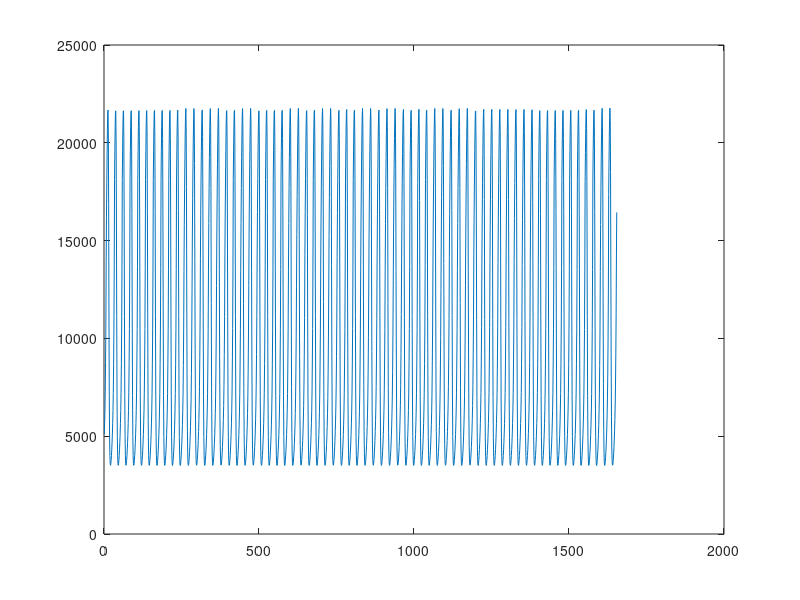

MATLAB code for this plot:
alp = 2;
beta = 0.001;
gam = 20;
delt = 0.002;

uf = @(u, v, alp, beta) u * (alp - beta * v);
vf = @(u, v, gam, delt) -1 * v * (gam - delt * u);

time = 0;
fc = [1/4, 3/8, 12/13, 1, 1/2];
fal = {[1/4], [3/32       ,    9/32], [1932/2197  , -7200/2197   , 7296/2197], ...
       [439/216     ,      -8   ,    3680/513   ,   -845/4104], ...
       [-8/27    ,         2   ,  -3544/2565  ,    1859/4104  ,     -11/40], ...
       };

fb = [25/216     ,       0  ,     1408/2565  ,   2197/4104     , -1/5      ,       0 ];
fb_ = [16/135      ,      0   ,    6656/12825 ,   28561/56430  , -9/50    ,     2/55 ];

uold = 5000;
vold = 100;
dt = 0.01;
u = [];
v = [];

t_end = 100;  % Simulation end time
tol = 1e-4;   % Tolerance for error control

tic;  % Start timing

while time <= t_end
    % Dormand-Prince step calculation
    k1 = uf(uold, vold, alp, beta);
    k1_ = vf(uold, vold, gam, delt);
    
    k2 = uf(uold + k1 * fal{1}(1) * dt, vold + k1_ * fal{1}(1) * dt, alp, beta);
    k2_ = vf(uold + k1 * fal{1}(1) * dt, vold + k1_ * fal{1}(1) * dt, gam, delt);
    
    k3 = uf(uold + k1 * fal{2}(1) * dt + k2 * fal{2}(2) * dt, vold + k1_ * fal{2}(1) * dt + k2_ * fal{2}(2) * dt, alp, beta);
    k3_ = vf(uold + k1 * fal{2}(1) * dt + k2 * fal{2}(2) * dt, vold + k1_ * fal{2}(1) * dt + k2_ * fal{2}(2) * dt, gam, delt);
    
    k4 = uf(uold + k1 * fal{3}(1) * dt + k2 * fal{3}(2) * dt + k3 * fal{3}(3) * dt, vold + k1_ * fal{3}(1) * dt + k2_ * fal{3}(2) * dt + k3_ * fal{3}(3) * dt, alp, beta);
    k4_ = vf(uold + k1 * fal{3}(1) * dt + k2 * fal{3}(2) * dt + k3 * fal{3}(3) * dt, vold + k1_ * fal{3}(1) * dt + k2_ * fal{3}(2) * dt + k3_ * fal{3}(3) * dt, gam, delt);
    
    k5 = uf(uold + k1 * fal{4}(1) * dt + k2 * fal{4}(2) * dt + k3 * fal{4}(3) * dt + k4 * fal{4}(4) * dt, vold + k1_ * fal{4}(1) * dt + k2_ * fal{4}(2) * dt + k3_ * fal{4}(3) * dt + k4_ * fal{4}(4) * dt, alp, beta);
    k5_ = vf(uold + k1 * fal{4}(1) * dt + k2 * fal{4}(2) * dt + k3 * fal{4}(3) * dt + k4 * fal{4}(4) * dt, vold + k1_ * fal{4}(1) * dt + k2_ * fal{4}(2) * dt + k3_ * fal{4}(3) * dt + k4_ * fal{4}(4) * dt, gam, delt);
    
    k6 = uf(uold + k1 * fal{5}(1) * dt + k2 * fal{5}(2) * dt + k3 * fal{5}(3) * dt + k4 * fal{5}(4) * dt + k5 * fal{5}(5)*dt, vold + k1_ * fal{5}(1) * dt + k2_ * fal{5}(2) * dt + k3_ * fal{5}(3) * dt + k4_ * fal{5}(4) * dt + k5_ * fal{5}(5)*dt, alp, beta);
    k6_ = vf(uold + k1 * fal{5}(1) * dt + k2 * fal{5}(2) * dt + k3 * fal{5}(3) * dt + k4 * fal{5}(4) * dt + k5 * fal{5}(5)*dt, vold + k1_ * fal{5}(1) * dt + k2_ * fal{5}(2) * dt + k3_ * fal{5}(3) * dt + k4_ * fal{5}(4) * dt + k5_ * fal{5}(5)*dt, gam, delt);
    
   

    % Combine the k-values for the next step
    k = [k1, k2, k3, k4, k5, k6];
    k_ = [k1_, k2_, k3_, k4_, k5_, k6_];

    % Calculate the next values of u and v using fb and fb_
    unew = uold + dt * sum(fb .* k);
    vnew = vold + dt * sum(fb .* k_);
    unew_ = uold + dt * sum(fb_ .* k);
    vnew_ = vold + dt * sum(fb_ .* k_);

    % Relative error estimates for adaptive time step
    relu = abs((unew - unew_) / (unew + 1e-10));
    relv = abs((vnew - vnew_) / (vnew + 1e-10));
    
    % Calculate the local error and adjust time step
    error_estimate = max(relu, relv);
    if error_estimate > tol
        dt = dt * (tol / error_estimate) ^ 0.2;
    else
        dt = dt * (tol / error_estimate) ^ 0.2;
        time = time + dt;
        u = [u, unew]; %#ok<AGROW>
        v = [v, vnew]; %#ok<AGROW>
        uold = unew;
        vold = vnew;
    end
    
    fprintf('Time: %.6f, u: %.6f, v: %.6f, dt: %.6e, error: %.2e\n', time, unew, vnew, dt, error_estimate);
end

toc;  % End timing
figure;
plot(u)